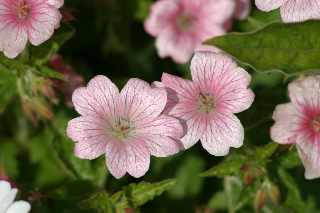
#> input picture MSRC_ObjCategImageDatabase_v2/Images/10_12_s.bmp, 320 x 213 px; its folder holds 3 pictures in this run
$ python cvpr_visualsearch.py
#> lines starting #> are read from the running program, lines starting #| are printed output that depends on the picture
import os
import numpy as np
import scipy.io as sio
import cv2
import concurrent.futures
from random import randint
from cvpr_compare import cvpr_compare
from sklearn.metrics import precision_recall_curve, confusion_matrix
from sklearn.decomposition import PCA
import matplotlib.pyplot as plt
import seaborn as sns
from scipy.spatial import distance
from sklearn.cluster import KMeans
from sklearn.svm import SVC
from sklearn.preprocessing import MinMaxScaler
from sklearn.metrics import roc_curve, auc
import math

DESCRIPTOR_FOLDER = 'descriptors'
DESCRIPTOR_SUBFOLDER = 'globalRGBhisto'
IMAGE_FOLDER = 'MSRC_ObjCategImageDatabase_v2'
CODEBOOK_SIZE = 50
PCA_COMPONENTS = 50  # Number of components for PCA


# Bag of Visual Words Extraction Function
def extract_sift_descriptors(img):
    sift = cv2.SIFT_create()
    keypoints, descriptors = sift.detectAndCompute(img, None)
    return descriptors


# Create a codebook using k-means clustering
all_descriptors = []
with concurrent.futures.ThreadPoolExecutor() as executor:
    futures = []
    for filename in os.listdir(os.path.join(IMAGE_FOLDER, 'Images')):
        if filename.endswith('.bmp'):
            img_path = os.path.join(IMAGE_FOLDER, 'Images', filename)
            futures.append(executor.submit(cv2.imread, img_path, cv2.IMREAD_GRAYSCALE))

    for future in concurrent.futures.as_completed(futures):
        img = future.result()
        if img is not None:
            descriptors = extract_sift_descriptors(img)
            if descriptors is not None:
                all_descriptors.extend(descriptors)
#> this loop made 3 passes
#> pass 1, `img = future.result()`:
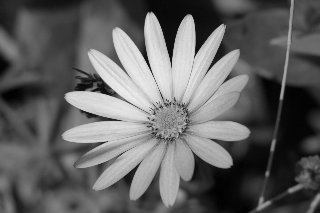
#> img: shape (213, 320); min 0, max 238, mean 98.2
#> pass 2, `img = future.result()`:
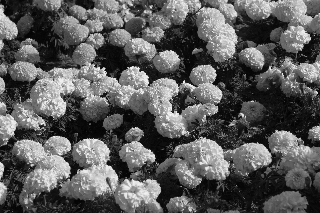
#> img: shape (213, 320); min 2, max 246, mean 91.9
#> pass 3, `img = future.result()`:
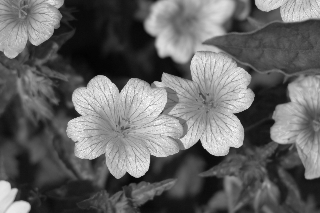
#> img: shape (213, 320); min 2, max 252, mean 101
#> after the loop, all_descriptors = 1675 items

all_descriptors = np.array(all_descriptors)
print(f"Clustering {len(all_descriptors)} descriptors into {CODEBOOK_SIZE} visual words...")
#> (printed output is left out)


# Use multi-threading to speed up k-means clustering
def run_kmeans(descriptors, n_clusters, random_state):
    kmeans = KMeans(n_clusters=n_clusters, random_state=random_state)
    kmeans.fit(descriptors)
    return kmeans


with concurrent.futures.ThreadPoolExecutor() as executor:
    future_kmeans = executor.submit(run_kmeans, all_descriptors, CODEBOOK_SIZE, 42)
    kmeans = future_kmeans.result()
    codebook = kmeans.cluster_centers_
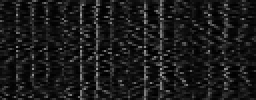
#> codebook: shape (50, 128) float32 (shown 2 times larger); min 0.0909, max 157.2, mean 26.3


# Extract BoVW histograms for each image
def extract_bovw_histogram(img, codebook, kmeans):
    descriptors = extract_sift_descriptors(img)
#> in extract_sift_descriptors (call 4), `keypoints, descriptors = sift.detectAndCompute(img, None)`: keypoints = 212 keypoints; strongest (x, y, size): (187, 26, 11.8), (152, 24, 11.9), (104, 89, 8.6), (197, 50, 3.4)
    if descriptors is None:
        return np.zeros(len(codebook))

    labels = kmeans.predict(descriptors)
#> labels = 212 values, max 49 at index 6, min 0 at index 12, mean 23.31
    hist, _ = np.histogram(labels, bins=np.arange(len(codebook) + 1))
#> hist = 50 values, max 13 at index 7, min 0 at index 19, mean 4.24
    hist = hist.astype('float32')
    hist /= (hist.sum() + 1e-5)  # Normalize to sum to 1
#> hist = 50 values, max 0.0613 at index 7, min 0 at index 19, mean 0.02
    return hist


# Load all BoVW descriptors
ALLFEAT_BOVW = []
ALLFILES = []
with concurrent.futures.ThreadPoolExecutor() as executor:
    futures = []
    for filename in os.listdir(os.path.join(IMAGE_FOLDER, 'Images')):
        if filename.endswith('.bmp'):
            img_path = os.path.join(IMAGE_FOLDER, 'Images', filename)
            futures.append(executor.submit(cv2.imread, img_path, cv2.IMREAD_GRAYSCALE))

    for future, filename in zip(concurrent.futures.as_completed(futures),
                                os.listdir(os.path.join(IMAGE_FOLDER, 'Images'))):
        img = future.result()
        if img is not None:
            bovw_hist = extract_bovw_histogram(img, codebook, kmeans)
#> bovw_hist has the same summary as hist in extract_bovw_histogram
            ALLFILES.append(os.path.join(IMAGE_FOLDER, 'Images', filename))
            ALLFEAT_BOVW.append(bovw_hist)

ALLFEAT_BOVW = np.array(ALLFEAT_BOVW)

# Apply PCA to reduce dimensionality of BoVW descriptors
pca = PCA(n_components=PCA_COMPONENTS)
#> (the run stopped early here; a loop or call above may not have finished)
